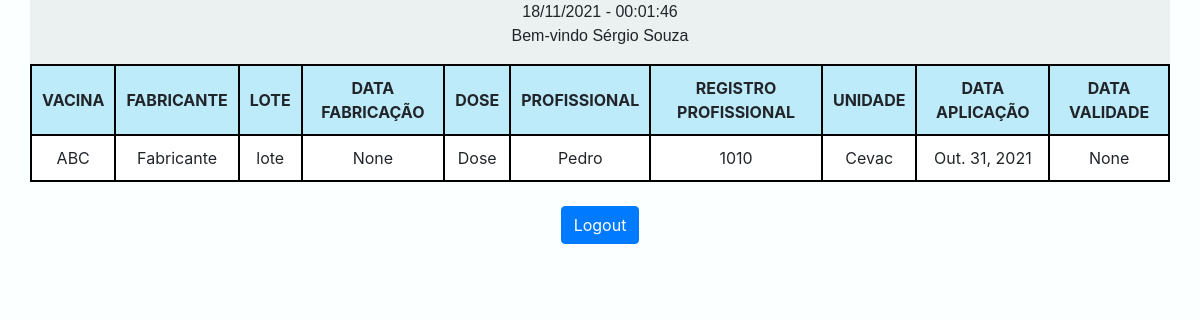
Before: /vacina/ (signed in) with the older database file.
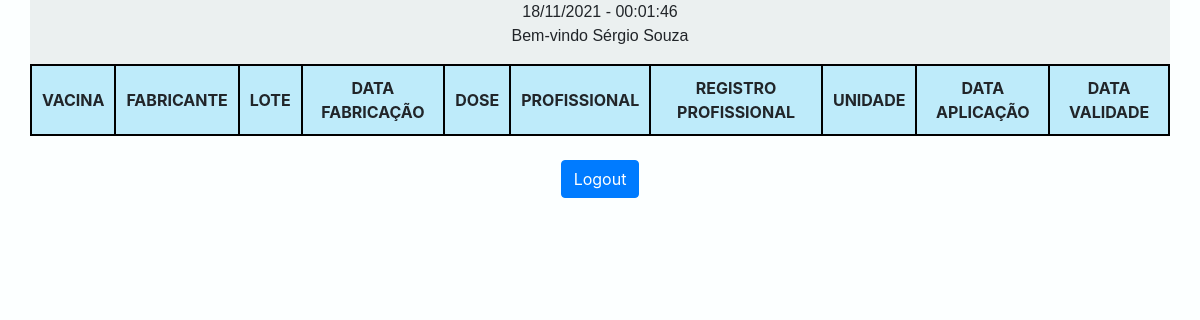
After: the same page with the newer database file.
### vacina/models.py (models this page shows)
class Vacina(models.Model):
    user = models.ForeignKey(User, on_delete=models.CASCADE)
    vacina = models.CharField(verbose_name='Vacina',
                              max_length=100, default="Vacina")
    fabricante = models.CharField(
        verbose_name='Fabricante', max_length=100, default="Fabricante")
    lote = models.CharField(verbose_name='lote',
                            max_length=100, default="lote")
    dose = models.CharField(verbose_name='Dose',
                            max_length=100, default="Dose")
    prof = models.CharField(verbose_name='Profissional',
                            max_length=100, default="Profissional")
    reg_profissional = models.CharField(
        verbose_name='Reg Profissional', max_length=100, default="Reg Profissional")
    unidade = models.CharField(
        verbose_name='Unidade', max_length=100, default="Unidade")
    data_aplicacao = models.DateField(
        verbose_name='Data Aplicação', auto_now=True)
    data_fabricacao = models.DateTimeField(
        verbose_name='Data Fabricação', default=datetime.now)
    data_validade = models.DateTimeField(
        verbose_name='Data Validade', max_length=100, default=datetime.now)

### vacina/views.py (the view, shortened to what this page needs)
# urls.py: path('vacina/', VacinaView.as_view(template_name="vacina.html")),
class VacinaView(View):
    template_name = 'vacina.html'
    def get(self, request):
        now = datetime.now().strftime("%d/%m/%Y - %H:%M:%S")
        if request.user.is_authenticated:
            user = User.objects.get(username=self.request.user)
            vac = Vacina.objects.all().filter(user=user)
            return render(request, self.template_name, {
                'vacina': vac,
                'date': now
            })
        else:
            return render(request, 'not_permission.html')

### template/vacina.html (shortened to what this page needs)
{% extends 'base/base.html' %}
{% load static %}
{% block content %}
<div class="row d-flex">
    <div class="cx1">
        <p>
            {{ date }}<br>
            Bem-vindo {{ user.first_name }} {{ user.last_name }}
        </p>
    </div>
    <div class="tb3 ajuste overflow-x:auto;">
        <table class="tb1">
            <thead>
                <tr>
                    <th>VACINA</th>
                    <th>FABRICANTE</th>
                    <th>LOTE</th>
                    <th>DATA FABRICAÇÃO</th>
                    <th>DOSE</th>
                    <th>PROFISSIONAL</th>
                    <th>REGISTRO PROFISSIONAL</th>
                    <th>UNIDADE</th>
                    <th>DATA APLICAÇÃO</th>
                    <th>DATA VALIDADE</th>
                </tr>
            </thead>
            <tbody>
                {% for item in vacina %}
                <tr>
                    <td>{{ item.vacina }}</td>
                    <td>{{ item.fabricante }}</td>
                    <td>{{ item.lote }}</td>
                    <td>{{ item.data_fabricacao }}</td>
                    <td>{{ item.dose }}</td>
                    <td>{{ item.prof }}</td>
                    <td>{{ item.reg_profissional }}</td>
                    <td>{{ item.unidade }}</td>
                    <td>{{ item.data_aplicacao }}</td>
                    <td>{{ item.data_validade }}</td>
                </tr>
                {% endfor %}
            </tbody>
        </table>
        <br />
        <div class="row d-flex justify-content-center">
            <a class="btn btn-primary" href="{% url 'logout' %} ">Logout</a>
        </div>
    </div>
</div>
{% endblock %}

Changed rows visible on the page:
removed Vacina: vacina "ABC", fabricante "Fabricante", lote "lote", data_fabricacao "None", dose "Dose", prof "Pedro", reg_profissional "1010", unidade "Cevac", data_aplicacao "Out. 31, 2021", data_validade "None"
